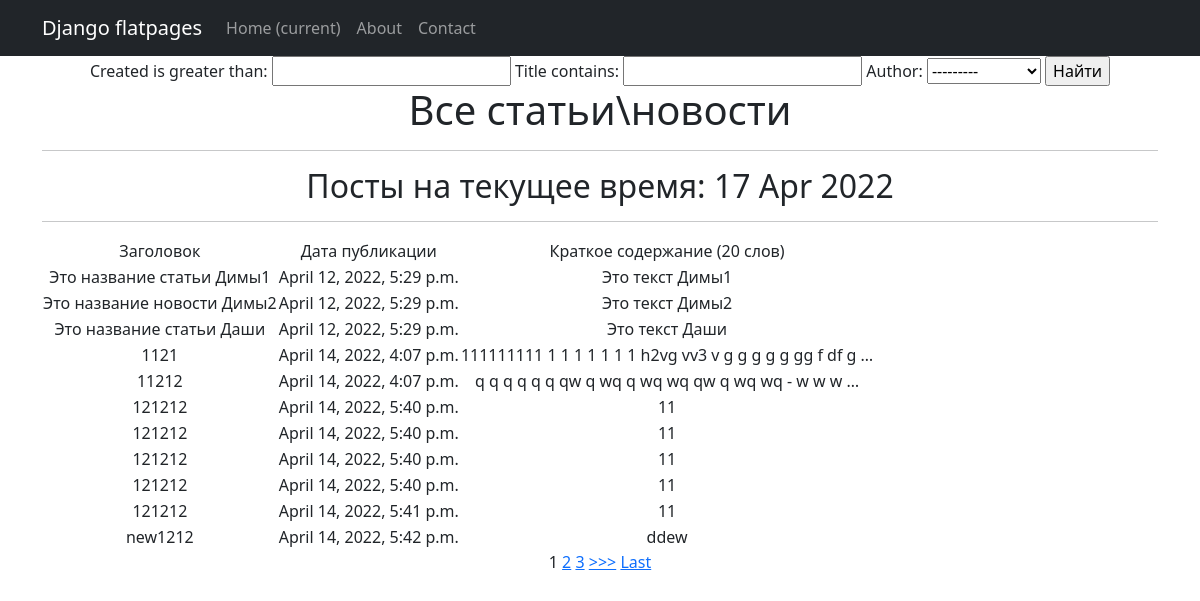
Page /news/search/ on the earlier database version.
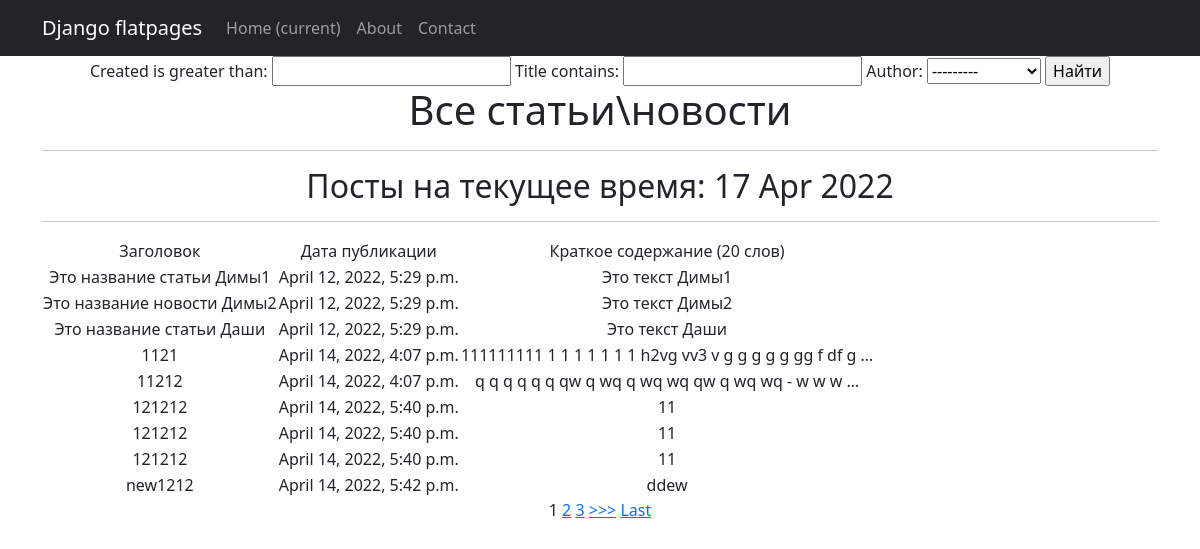
Same page on the later database version.
### news/models.py (models this page shows, shortened)
class Post(models.Model):
    article = 'a'
    news = 'n'
    POST_TYPE = [
        (article, "Статья"),
        (news, "Новость")
    ]
    author = models.ForeignKey(Author, on_delete=models.CASCADE)
    post_type = models.CharField(max_length=1, choices=POST_TYPE, default=article)
    created = models.DateTimeField(auto_now_add=True)
    cats = models.ManyToManyField(Category, through='PostCategory')
    title = models.CharField(max_length=256)
    text = models.TextField()
    rating = models.IntegerField(default=0)

### news/views.py (the view)
# urls.py: path('search/', NewsFilter.as_view(), name='post_filter'),
class NewsFilter(ListView):
    model = Post
    template_name = 'news/search.html'
    context_object_name = 'post_filter'
    paginate_by = 4
    def get_context_data(self, **kwargs):  # забираем отфильтрованные объекты переопределяя метод get_context_data у
        context = super().get_context_data(**kwargs)
        context['filter'] = post_filter(self.request.GET, queryset=self.get_queryset())  # вписываем наш фильтр в контекст
        context['time_now'] = datetime.utcnow()
        context['value1'] = None
        return context

### news/models.py (called while the page is built)
    def __str__(self):
        return self.user.username

### news/templatetags/custom_filters.py (called while the page is built)
@register.filter (name = 'Censor')
def Censor (value):
    cens = ('qwerty', 'solomid')
    text = set(value.split())
    for x in text:
        for y in cens:
            if x == y:
                return value.replace(x, '-',3)
    return value

### templates/news/search.html (shortened to what this page needs)
{% extends 'flatpages/default.html' %}
{% load custom_filters %}
{% load custom_filters %}
{% block content %}
<form method="GET">
    {{ filter.form }}
    <input type="submit" value="Найти">
</form>
    <h1>Все статьи\новости</h1>
    <hr>
    <h2>Посты на текущее время: {{ time_now|date:'d M Y' }}</h2>
    <hr>
{% if post_filter %}
        <table>
            <tr>
                <td>
                    Заголовок
                </td>
                <td>
                    Дата публикации
                </td>
                <td>
                    Краткое содержание (20 слов)
                </td>
            </tr>
        {% for Post in filter.qs %}
            <tr>
                <td>
                    {{Post.title|Censor}}
                </td>
                <td>
                    {{Post.created}}
                </td>
                <td>
                    {{Post.text|truncatewords:20|Censor}}
                </td>
            </tr>
        {% endfor %}
        </table>
   {% else %}
        <h2>Товаров нет!</h2>
    {% endif %}
{% if is_paginated %}
    {% for num in page_obj.paginator.page_range %}
        {% if page_obj.number == num %}
            <a>{{ num }}</a>
        {% elif num > page_obj.number|add:'-3' and num < page_obj.number|add:'3' %}
            <a href="?page={{ num }}">{{ num }}</a>
        {% endif %}
    {% endfor %}
    {% if page_obj.has_next %}
        <a href="?page={{ page_obj.next_page_number }}">>>></a>
        <a href="?page={{ page_obj.paginator.num_pages }}">Last</a>
    {% endif %}
{% endif %}
{% endblock content %}

Differences in the rows shown:
removed Post: title|Censor "121212", created "April 14, 2022, 5:40 p.m.", text|Censor "11"
removed Post: title|Censor "121212", created "April 14, 2022, 5:41 p.m.", text|Censor "11"
